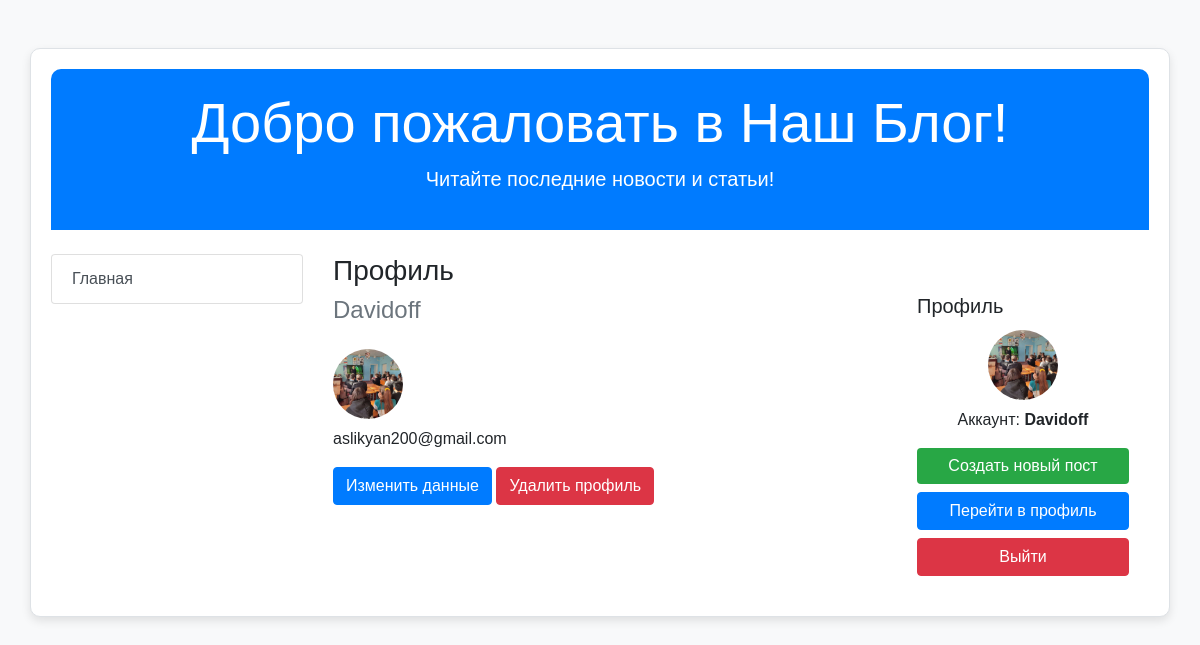
The page /miniblog/profile/ (signed in) on the database its author committed.
### miniblog/models.py (models this page shows)
class User(AbstractUser):
    username = models.CharField(max_length=200, verbose_name='Имя пользователя', unique=True)
    email = models.EmailField(max_length=200, verbose_name='Email', unique=True)
    password = models.CharField(max_length=200, verbose_name='Пароль')
    avatar = models.FileField(verbose_name='Аватар', blank=False)
    USERNAME_FIELD = 'username'
    def __str__(self):
        return self.username

### miniblog/views.py (the view)
# urls.py: path('profile/', profile, name='profile'),
@login_required
def profile(request):
    return render(request, 'profile.html')

### miniblog/templates/profile.html
{% extends "layout/basic.html" %}
{% block content %}
    <h3>Профиль</h3>
    <p class="h4 text-secondary">{{ user.username }}</p>
    {% if user.avatar %}
        <img src="{{ user.avatar.url }}" alt="{{ user.avatar.title }}" class="avatar-profile mt-3 mb-2"/>
    {% else %}
        <div class="avatar-profile-blank mt-3 mb-2"></div>
    {% endif %}
    <p>{{ user.email }}</p>
    <a href="{% url 'miniblog:edit-profile' %}" class="btn btn-primary">Изменить данные</a>
    <a href="{% url 'miniblog:delete-profile' %}" class="btn btn-danger">Удалить профиль</a>
{% endblock %}

### miniblog/templates/layout/basic.html (shortened to what this page needs)
<!doctype html>
<html lang="ru">
<head>
    {% load bootstrap4 %}
    {% bootstrap_css %}
    {% load static %}
    <link rel="stylesheet" href="{% static 'css/styles.css' %}"/>
</head>
<body>
<div class="container mt-5">
    <header class="text-center mb-4">
        <h1 class="display-4">Добро пожаловать в Наш Блог!</h1>
        <p class="lead">Читайте последние новости и статьи!</p>
    </header>
    <div class="row">
        <nav class="col-md-3">
            {% block sidebar %}
                <div class="list-group">
                    <a href="{% url 'miniblog:index' %}" class="list-group-item list-group-item-action">Главная</a>
                </div>
            {% endblock %}
        </nav>
        <main class="col-md-6">
            {% block content %}{% endblock %}
        </main>
        <aside class="col-md-3">
            <div class="card">
                <div class="card-body">
                    <h5 class="card-title">Профиль</h5>
                    {% if user.is_authenticated %}
                        <div class="text-center">
                            {% if user.avatar %}
                                <img src="{{ user.avatar.url }}" alt="{{ user.avatar.title }}" class="img-fluid rounded-circle" style="width: 70px; height: 70px;"/>
                            {% else %}
                                <div class="bg-light rounded-circle" style="width: 70px; height: 70px;"></div>
                            {% endif %}
                            <p class="mt-2">Аккаунт: <strong>{{ user }}</strong></p>
                        </div>
                        <a href="{% url 'miniblog:create_post' %}" class="btn btn-success btn-block">Создать новый пост</a>
                        <a href="{% url 'miniblog:profile' %}" class="btn btn-primary btn-block">Перейти в профиль</a>
                        <a href="{% url 'miniblog:logout' %}" class="btn btn-danger btn-block">Выйти</a>
                    {% else %}
                        <a href="{% url 'miniblog:login' %}" class="btn btn-success btn-block">Войти</a>
                        <a href="{% url 'miniblog:register' %}" class="btn btn-secondary btn-block">Регистрация</a>
                    {% endif %}
                </div>
            </div>
        </aside>
    </div>
</div>
</body>
</html>

### miniblog/static/css/styles.css (style rules this page uses)
body { background-color: #f8f9fa; font-family: 'Arial', sans-serif; }
.container { border: 1px solid #dee2e6; border-radius: 10px; box-shadow: 0 4px 10px rgba(0, 0, 0, 0.1); background-color: #ffffff; padding: 20px; }
.avatar-index, .avatar-profile { border-radius: 50%; object-fit: cover; }
.avatar-profile { width: 70px; height: 70px; }
header { background-color: #007bff; color: #ffffff; padding: 20px; border-radius: 10px 10px 0 0; }
.list-group-item { transition: background-color 0.3s; }
.card { margin-top: 20px; border: none; }
.btn-success { background-color: #28a745; border: none; }
.img-fluid { max-width: 100%; height: auto; border-radius: 10px; object-fit: cover; }

### rows shown on the page
User: username "Davidoff", avatar (picture), email "aslikyan200@gmail.com"
